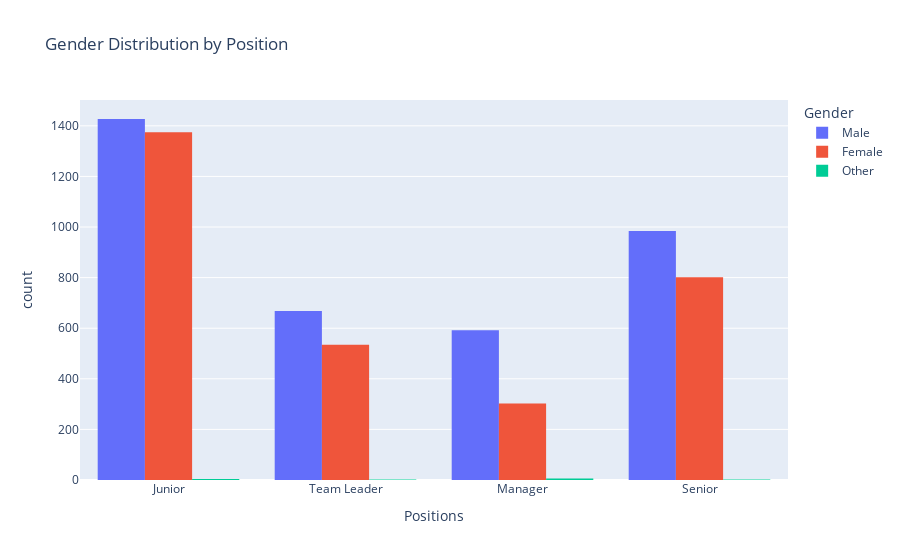

The notebook cell this image was saved under:
### Code cell
# Gender Distribution for each position
px.histogram(data_frame=df , x = 'Positions' , color='Gender' , barmode='group' , title= 'Gender Distribution by Position')

### Figure 1 — Plotly figure (JSON) as saved in the notebook; plotly's stock layout.template omitted (floating-point values rounded to 4 significant figures; data arrays with more than 128 entries replaced by an {"elided": "..."} marker saying what was removed)
{"data": [{"alignmentgroup": "True", "bingroup": "x", "hovertemplate": "Gender=Male<br>Positions=%{x}<br>count=%{y}<extra></extra>", "legendgroup": "Male", "marker": {"color": "#636efa", "pattern": {"shape": ""}}, "name": "Male", "offsetgroup": "Male", "orientation": "v", "showlegend": true, "type": "histogram", "x": {"elided": "3671 str values"}, "xaxis": "x", "yaxis": "y"}, {"alignmentgroup": "True", "bingroup": "x", "hovertemplate": "Gender=Female<br>Positions=%{x}<br>count=%{y}<extra></extra>", "legendgroup": "Female", "marker": {"color": "#EF553B", "pattern": {"shape": ""}}, "name": "Female", "offsetgroup": "Female", "orientation": "v", "showlegend": true, "type": "histogram", "x": {"elided": "3013 str values"}, "xaxis": "x", "yaxis": "y"}, {"alignmentgroup": "True", "bingroup": "x", "hovertemplate": "Gender=Other<br>Positions=%{x}<br>count=%{y}<extra></extra>", "legendgroup": "Other", "marker": {"color": "#00cc96", "pattern": {"shape": ""}}, "name": "Other", "offsetgroup": "Other", "orientation": "v", "showlegend": true, "type": "histogram", "x": ["Manager", "Junior", "Team Leader", "Senior", "Junior", "Manager", "Junior", "Team Leader", "Senior", "Junior", "Manager", "Manager", "Manager", "Manager"], "xaxis": "x", "yaxis": "y"}], "layout": {"barmode": "group", "legend": {"title": {"text": "Gender"}, "tracegroupgap": 0}, "title": {"text": "Gender Distribution by Position"}, "xaxis": {"anchor": "y", "domain": [0, 1], "title": {"text": "Positions"}}, "yaxis": {"anchor": "x", "domain": [0, 1], "title": {"text": "count"}}}}
